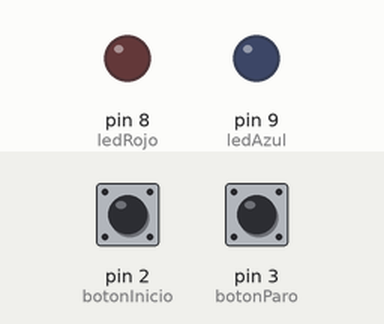
This sketch was run on a simulated Arduino Uno, built with avr-gcc and run on an emulated ATmega328P. Parts: output pins drawn as LEDs (lit = HIGH). Dashed ring = blinking. Inputs (shaded band) come from the test bench; at power-on: pin 2 (botonInicio) HIGH, pin 3 (botonParo) HIGH.

Above: at 1.2 s.
1.3 s: pin 2 (botonInicio) pulled LOW for 0.15 s
At 1.4 s:
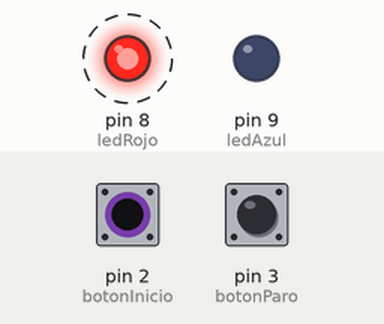
4.3 s: pin 3 (botonParo) pulled LOW for 1 s
At 4.4 s:
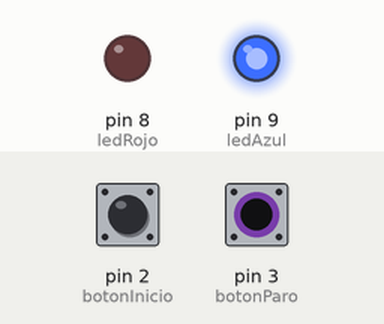
6.8 s: pin 2 (botonInicio) pulled LOW for 1 s
At 7.1 s:
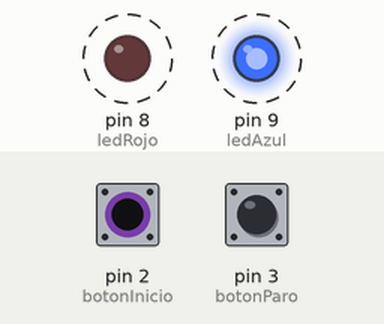
9.8 s: pin 3 (botonParo) pulled LOW for 3.2 s
At 10.8 s:
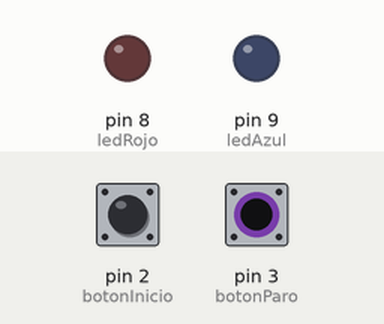
Timing chart, 0 to 12.8 s (numbered marks = the images above; inputs shaded):
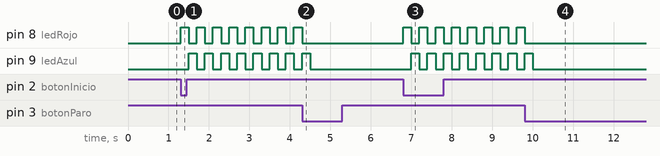

The sketch:

reto3.ino
```cpp
const int botonInicio = 2;
const int botonParo   = 3;
const int ledRojo     = 8;
const int ledAzul     = 9;

bool emergenciaActiva = false;
bool estadoBotonInicio, estadoBotonParo;
bool estadoAntInicio = HIGH, estadoAntParo = HIGH;

void setup() {
  pinMode(botonInicio, INPUT_PULLUP);
  pinMode(botonParo,   INPUT_PULLUP);
  pinMode(ledRojo, OUTPUT);
  pinMode(ledAzul, OUTPUT);
  digitalWrite(ledRojo, LOW);
  digitalWrite(ledAzul, LOW);
}

void loop() {
  estadoBotonInicio = digitalRead(botonInicio);
  estadoBotonParo   = digitalRead(botonParo);

  // Flanco de bajada: inicia
  if (estadoAntInicio == HIGH && estadoBotonInicio == LOW) {
    emergenciaActiva = true;
  }

  // Flanco de bajada: para
  if (estadoAntParo == HIGH && estadoBotonParo == LOW) {
    emergenciaActiva = false;
    digitalWrite(ledRojo, LOW);
    digitalWrite(ledAzul, LOW);
  }

  estadoAntInicio = estadoBotonInicio;
  estadoAntParo   = estadoBotonParo;

  // Parpadeo (bloqueante)
  if (emergenciaActiva) {
    digitalWrite(ledRojo, HIGH);
    digitalWrite(ledAzul, LOW);
    delay(200);
    digitalWrite(ledRojo, LOW);
    digitalWrite(ledAzul, HIGH);
    delay(200);
  }
}
```

Measured:
- after the input at 1.3 s, pin 8 (ledRojo): alternates HIGH for 0.20 s and LOW for 0.20 s, starting at once; pin 9 (ledAzul): alternates HIGH for 0.20 s and LOW for 0.20 s, starting after 0.20 s
- after the input at 4.3 s, pin 8 (ledRojo): goes on until 4.3 s, then stays LOW; pin 9 (ledAzul): goes on until 4.5 s, then stays LOW
- after the input at 6.8 s, pin 8 (ledRojo): alternates HIGH for 0.20 s and LOW for 0.20 s, starting at once; pin 9 (ledAzul): alternates HIGH for 0.20 s and LOW for 0.20 s, starting after 0.20 s
- after the input at 9.8 s, pin 8 (ledRojo): goes on until 9.8 s, then stays LOW; pin 9 (ledAzul): goes on until 10.0 s, then stays LOW
